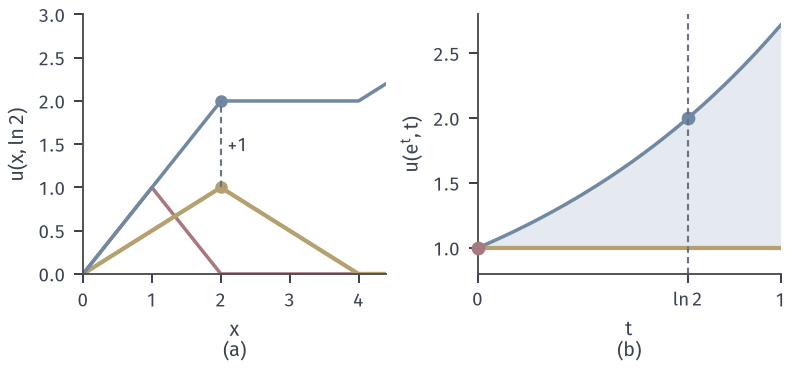

Reproduce this figure in Python.
# Target: transport by v=x with source f=x: solution vs source-free at t=ln 2, and accumulation along x0=1.
from pathlib import Path
import sys
sys.path.insert(0, str(Path(__file__).resolve().parents[1]/'transp-common'))
from transp_common import *
fig,(a,b)=figure(112,52,ncols=2)
L=np.log(2); x=np.linspace(0,4.4,1201)
a.plot(x,tent(x),color=RED,lw=1.4)
a.plot(x,tent(x*np.exp(-L)),color=YELLOW,lw=1.7)
a.plot(x,tent(x*np.exp(-L))+x*(1-np.exp(-L)),color=BLUE,lw=1.4)
a.plot([2],[2],'o',color=BLUE,ms=4); a.plot([2],[1],'o',color=YELLOW,ms=4)
a.plot([2,2],[1,2],color=MUTED,lw=.85,ls=(0,(3,2)))
a.text(2.1,1.42,'$+1$',fontsize=7.5)
a.set_xlim(0,4.4); a.set_ylim(0,3); tail(a,'$x$','(a)','$u(x,\\ln 2)$')
t=np.linspace(0,1,300)
b.fill_between(t,1,np.exp(t),color=BLUE_FILL,lw=0)
b.plot(t,np.exp(t),color=BLUE,lw=1.4); b.axhline(1,color=YELLOW,lw=1.7)
b.plot([0],[1],'o',color=RED,ms=4.5,clip_on=False,zorder=5); b.plot([L],[2],'o',color=BLUE,ms=4.5)
b.axvline(L,color=MUTED,lw=.85,ls=(0,(3,2)))
b.set_xticks([0,L,1],['$0$','$\\ln 2$','$1$']); b.set_xlim(0,1); b.set_ylim(.8,2.8); tail(b,'$t$','(b)','$u(\\mathrm{e}^t,t)$')
save(fig,Path(__file__).resolve().parent,'figure',{'u':'u0(x e^-t)+x(1-e^-t)','check':'u(2,ln2)=2'})
